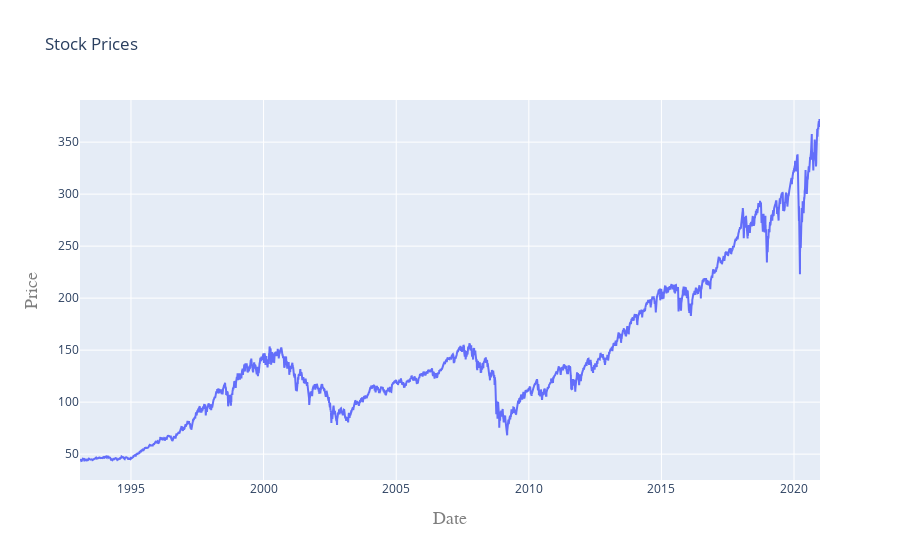

Source (notebook cell):
### Code cell
iplot(plot)

### Figure 1 — Plotly figure (JSON) as saved in the notebook; plotly's stock layout.template omitted (floating-point values rounded to 4 significant figures; data arrays with more than 128 entries replaced by an {"elided": "..."} marker saying what was removed)
{"data": [{"type": "scatter", "x": {"elided": "7029 str values"}, "y": {"elided": "7029 float values"}}], "layout": {"title": {"text": "Stock Prices"}, "xaxis": {"title": {"font": {"color": "#7f7f7f", "family": "Courier New, monospace", "size": 18}, "text": "Date"}}, "yaxis": {"title": {"font": {"color": "#7f7f7f", "family": "Courier New, monospace", "size": 18}, "text": "Price"}}}}
